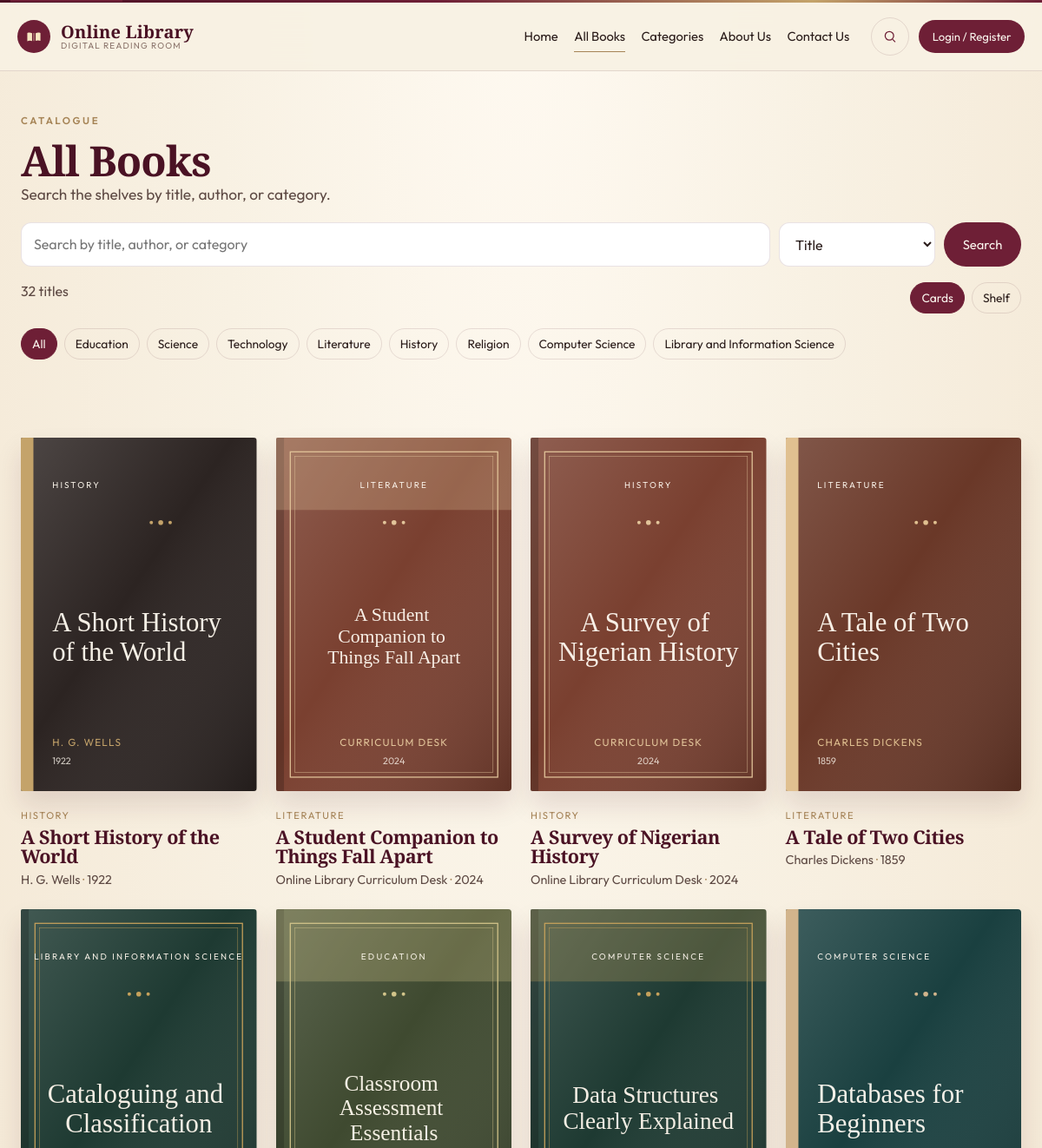
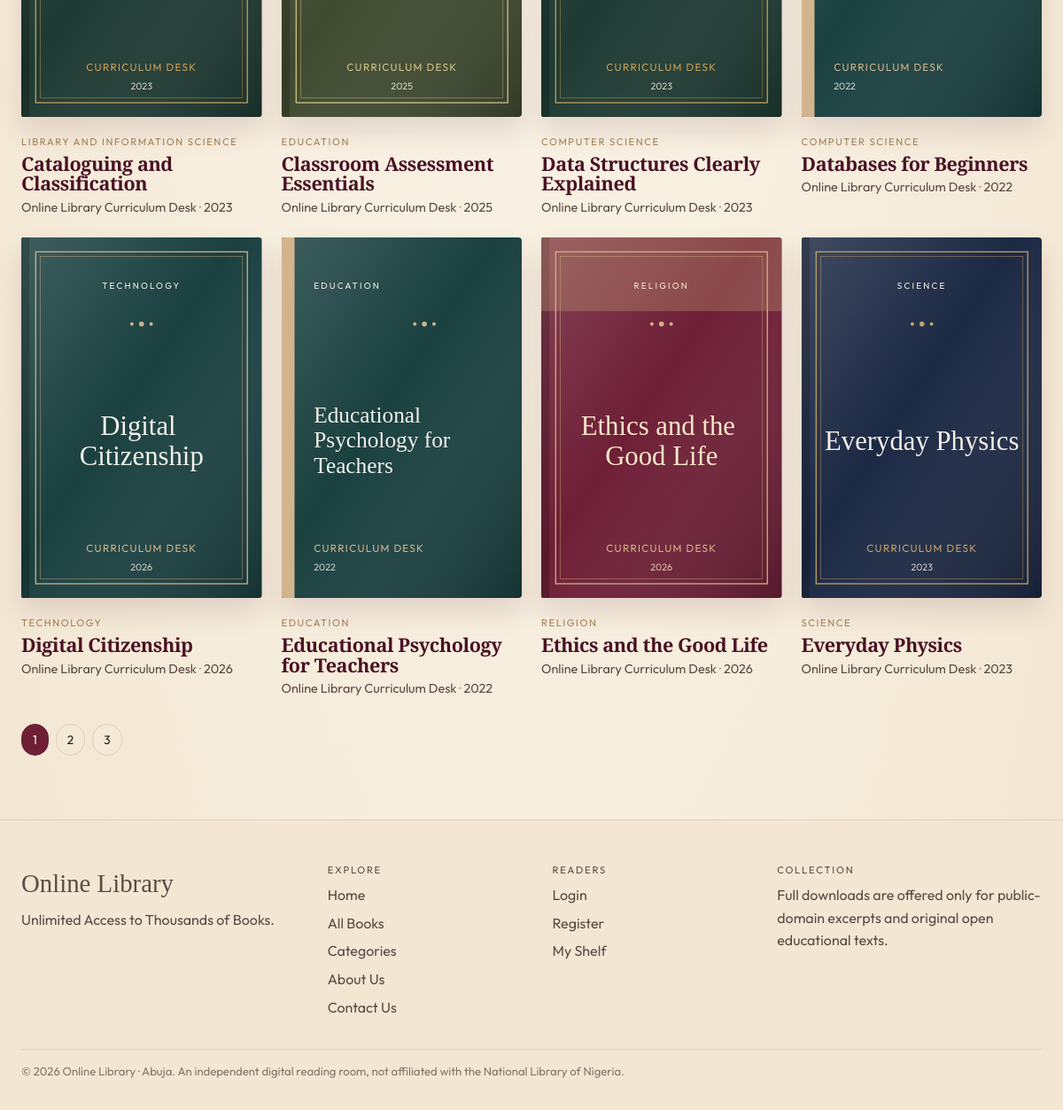
/books, run on the app's committed database (2 pictures, top to bottom).
### tables this page shows
CREATE TABLE books (
    id INTEGER PRIMARY KEY,
    title TEXT NOT NULL,
    short_title TEXT,
    author TEXT NOT NULL,
    year INTEGER,
    category TEXT NOT NULL,
    description TEXT NOT NULL,
    publisher TEXT,
    pages INTEGER,
    language TEXT DEFAULT 'English',
    call_number TEXT,
    featured INTEGER DEFAULT 0,
    popular INTEGER DEFAULT 0,
    downloadable INTEGER DEFAULT 0,
    cover_layout TEXT DEFAULT 'classic',
    cover_bg TEXT,
    cover_fg TEXT,
    cover_accent TEXT,
    cover_author TEXT,
    reads INTEGER DEFAULT 0,
    downloads INTEGER DEFAULT 0,
    text_format TEXT DEFAULT 'prose',
    source_note TEXT,
    gutenberg_id INTEGER,
    added_at TEXT NOT NULL
);

### app.py (the view)
@app.route("/books")
def books():
    return render_book_list(
        category=request.args.get("category", "").strip(),
        heading="All Books",
        lede="Search the shelves by title, author, or category.",
    )

### app.py (called while the page is built, shortened)
def get_db():
    if "db" not in g:
        g.db = connect()
    return g.db

def query(sql, args=()):
    return get_db().execute(sql, args).fetchall()

def current_user():
    uid = session.get("user_id")
    if not uid:
        return None
    return query_one("SELECT * FROM users WHERE id = ? AND active = 1", (uid,))

def csrf_token():
    if "csrf" not in session:
        session["csrf"] = secrets.token_hex(16)
    return session["csrf"]

@app.before_request
def csrf_protect():
    if request.method != "POST":
        return None

@app.context_processor
def inject_globals():
    return {
        "current_user": current_user(),
        "categories": CATEGORIES,
        "csrf": csrf_token(),
        "year": 2026,
        "palettes": PALETTES,
    }

@app.template_filter("title_lines")
def title_lines(title, width=16):
    words = (title or "").replace("—", "— ").split()
    lines, current = [], ""
    for word in words:
        trial = f"{current} {word}".strip()
        if len(trial) <= width or not current:
            current = trial
        else:
            lines.append(current)
            current = word
    if current:
        lines.append(current)
    return lines[:6] or [""]

@app.template_filter("title_size")
def title_size(lines):
    longest = max((len(line) for line in lines), default=0)
    count = len(lines)
    size = 34 if count <= 2 else 28 if count <= 3 else 24 if count <= 4 else 20
    if longest > 16:
        size -= 4
    if longest > 22:
        size -= 2
    return max(size, 18)

def bookmarked_ids(user):
    if not user:
        return set()
    rows = query("SELECT book_id FROM bookmarks WHERE user_id = ?", (user["id"],))
    return {row["book_id"] for row in rows}

### db.py (called while the page is built)
def connect():
    DATA.mkdir(parents=True, exist_ok=True)
    conn = sqlite3.connect(DB_PATH)
    conn.row_factory = sqlite3.Row
    conn.execute("PRAGMA foreign_keys = ON")
    return conn

### templates/books.html (shortened to what this page needs)
{% extends "base.html" %}
{% from "macros.html" import book_card %}
{% block content %}
<section class="mast">
  <div class="container">
    <p class="eyebrow">Catalogue</p>
    <h1>{{ heading }}</h1>
    <p class="lede">{{ lede }}</p>
    <form class="filter-bar" method="get" action="{{ request.path }}">
      <input id="books-q" name="q" type="search" value="{{ q }}" placeholder="Search by title, author, or category" data-suggest>
      <select id="sort" name="sort" onchange="this.form.submit()">
        <option value="title" {% if sort == 'title' %}selected{% endif %}>Title</option>
      </select>
      <button class="btn btn-primary" type="submit">Search</button>
    </form>
    <div class="toolbar">
      <p>{{ total }} title{% if total != 1 %}s{% endif %}{% if q %} for “{{ q }}”{% endif %}</p>
      <div class="view-toggle" role="group" aria-label="View">
        <a class="{% if view != 'shelf' %}is-on{% endif %}" href="{{ url_for(request.endpoint, slug=request.view_args.get('slug'), q=q, sort=sort, category=category, view='grid') }}">Cards</a>
        <a class="{% if view == 'shelf' %}is-on{% endif %}" href="{{ url_for(request.endpoint, slug=request.view_args.get('slug'), q=q, sort=sort, category=category, view='shelf') }}">Shelf</a>
      </div>
    </div>
    <div class="pills" aria-label="Filter by category">
      <a class="{% if not category %}is-on{% endif %}" href="{{ url_for('books', q=q, sort=sort, view=view) }}">All</a>
      {% for item in categories %}
      <a class="{% if category == item.name %}is-on{% endif %}" href="{{ url_for('category', slug=item.slug, q=q, sort=sort, view=view) }}">{{ item.name }}</a>
      {% endfor %}
    </div>
  </div>
</section>
<section class="section">
  <div class="container">
    {% if total == 0 %}
    <div class="empty">
      <h2>Nothing on this shelf</h2>
      <p>Try a shorter title, an author’s surname, or a category such as Literature.</p>
      <a class="btn btn-primary" href="{{ url_for('books') }}">Clear the search</a>
    </div>
    {% else %}
    <div class="card-grid">
      {% for book in books %}
      {{ book_card(book, saved=book.id in saved) }}
      {% endfor %}
    </div>
    {% if pages > 1 %}
    <nav class="pager" aria-label="Pages">
      {% for n in range(1, pages + 1) %}
      <a class="{% if n == page %}is-on{% endif %}" href="{{ url_for(request.endpoint, slug=request.view_args.get('slug'), q=q, sort=sort, category=category, view=view, page=n) }}">{{ n }}</a>
      {% endfor %}
    </nav>
    {% endif %}
    {% endif %}
  </div>
</section>
{% endblock %}

### templates/macros.html (shortened to what this page needs)
{% macro cover(book, label=true) %}
{% set lines = book.title|title_lines(15 if book.cover_layout == 'split' else 17) %}
{% set size = lines|title_size %}
<svg class="cover-svg layout-{{ book.cover_layout or 'classic' }}" viewBox="0 0 300 450" role="img" aria-label="{{ book.title }} by {{ book.author }}">
  <text x="{{ 40 if book.cover_layout == 'split' else 150 }}" y="64" text-anchor="{{ 'start' if book.cover_layout == 'split' else 'middle' }}" fill="{{ book.cover_fg }}" font-size="11" letter-spacing="2.4" font-family="Outfit, Georgia, sans-serif">{{ book.category|upper }}</text>
  {% set start = 250 - ((lines|length * size * 1.12) / 2) %}
  <text x="{{ 40 if book.cover_layout == 'split' else 150 }}" y="{{ start }}" text-anchor="{{ 'start' if book.cover_layout == 'split' else 'middle' }}" fill="{{ book.cover_fg }}" font-size="{{ size }}" font-family="Cormorant Garamond, Georgia, serif">
    {% for line in lines %}
    <tspan x="{{ 40 if book.cover_layout == 'split' else 150 }}" dy="{{ size if loop.first else size * 1.12 }}">{{ line }}</tspan>
    {% endfor %}
  </text>
  <text x="{{ 40 if book.cover_layout == 'split' else 150 }}" y="392" text-anchor="{{ 'start' if book.cover_layout == 'split' else 'middle' }}" fill="{{ book.cover_accent }}" font-size="13" letter-spacing="1.4" font-family="Outfit, Georgia, sans-serif">{{ (book.cover_author or book.author)|upper }}</text>
  <text x="{{ 40 if book.cover_layout == 'split' else 150 }}" y="416" text-anchor="{{ 'start' if book.cover_layout == 'split' else 'middle' }}" fill="{{ book.cover_fg }}" font-size="12" opacity="0.8" font-family="Outfit, Georgia, sans-serif">{{ book.year }}</text>
</svg>
{% endmacro %}
{% macro book_card(book, saved=false, fresh=false) %}
<article class="card">
  <a class="card-cover" href="{{ url_for('book_detail', book_id=book.id) }}">
    {{ cover(book) }}
  </a>
  <div class="card-meta">
    <p class="card-cat">{{ book.category }}</p>
    <h3><a href="{{ url_for('book_detail', book_id=book.id) }}">{{ book.title }}</a></h3>
    <p class="card-by">{{ book.author }} <span>·</span> {{ book.year }}</p>
  </div>
</article>
{% endmacro %}

### static/css/styles.css (style rules this page uses)
:root { --cream: #F8F1E3; --cream-deep: #F3E7D4; --paper: #FFFCF7; --beige: #E7D9C4; --burgundy: #6E1F36; --burgundy-deep: #4A1224; --burgundy-soft: #8C3A52; --ink: #2A1C1A; --ink-soft: #5E4A44; --muted: #8A736A; --gold: #A68456; --gold-bright: #C4A36A; --line: rgba(74, 18, 36, 0.12); --shadow: 0 18px 50px rgba(74, 18, 36, 0.08); --serif: "Cormorant Garamond", "Palatino Linotype", Palatino, Georgia, serif; --sans: "Outfit", "Segoe UI", sans-serif; --reading: "Source Serif 4", "Palatino Linotype", Georgia, serif; --header: 78px; }
* { box-sizing: border-box; }
html { scroll-behavior: smooth; }
body { margin: 0; background: radial-gradient(ellipse at 50% -10%, #fffaf2 0%, var(--cream) 42%, #f3e6d2 100%); color: var(--ink); font-family: var(--sans); font-weight: 400; line-height: 1.6; min-height: 100vh; }
a { color: var(--burgundy); text-decoration-thickness: 1px; text-underline-offset: 0.18em; }
button, input, select, textarea { font: inherit; color: inherit; }
h1, h2, h3, h4 { font-family: var(--serif); font-weight: 600; letter-spacing: -0.02em; line-height: 1.05; color: var(--burgundy-deep); }
p { margin: 0 0 0.8rem; }
.container { width: min(1180px, calc(100% - 48px)); margin-inline: auto; }
.btn, .icon-btn, .search-go, .search-bar button { display: inline-flex; align-items: center; justify-content: center; gap: 8px; border-radius: 999px; text-decoration: none; cursor: pointer; border: 1px solid transparent; }
.btn { padding: 0.82rem 1.3rem; font-size: 0.92rem; }
.btn-primary { background: var(--burgundy); color: #FBF6EE; }
.eyebrow { font-size: 0.72rem; letter-spacing: 0.22em; text-transform: uppercase; color: var(--gold); font-weight: 600; margin-bottom: 0.7rem; }
.search-bar input, .overlay-search input, .filter-bar input, .stack-form input, .stack-form select, .form-card input, .form-card select, .form-card textarea { width: 100%; border: 0; background: transparent; padding: 12px 8px; outline: none; }
.section { padding: 72px 0; }
.section-head h2, .mast h1, .detail h1 { font-size: clamp(2.3rem, 4vw, 3.6rem); margin: 0; }
.card-grid, .scroller { display: grid; gap: 22px; }
.card-grid { grid-template-columns: repeat(4, 1fr); }
.card { min-width: 0; }
.card-cover { position: relative; display: block; text-decoration: none; }
.card-cover .cover-svg { width: 100%; height: auto; border-radius: 2px 4px 4px 2px; box-shadow: 0 16px 30px rgba(74, 18, 36, 0.12); transition: transform 0.25s ease, box-shadow 0.25s ease; }
.card-meta { padding-top: 12px; }
.card-cat { font-size: 0.7rem; letter-spacing: 0.14em; text-transform: uppercase; color: var(--gold); margin: 0 0 4px; }
.card-meta h3 { margin: 0 0 4px; font-size: 1.35rem; }
.card-meta h3 a { color: inherit; text-decoration: none; }
.card-by { color: var(--ink-soft); font-size: 0.9rem; margin: 0; }
.card-by span { color: var(--gold); }
.mast { padding: 48px 0 10px; }
.lede { font-size: 1.08rem; color: var(--ink-soft); max-width: 42rem; }
.filter-bar { display: grid; grid-template-columns: 1fr 180px auto; gap: 10px; margin-top: 18px; position: relative; }
.filter-bar input, .filter-bar select, .form-card input, .form-card select, .form-card textarea, .stack-form input, .stack-form select { background: white; border: 1px solid var(--line); border-radius: 12px; padding: 12px 14px; }
.toolbar { display: flex; justify-content: space-between; align-items: center; gap: 12px; margin: 16px 0; color: var(--ink-soft); }
.view-toggle, .pills, .pager { display: flex; flex-wrap: wrap; gap: 8px; }
.view-toggle a, .pills a, .pager a { text-decoration: none; border: 1px solid var(--line); border-radius: 999px; padding: 6px 12px; color: var(--ink); font-size: 0.86rem; }
.view-toggle a.is-on, .pills a.is-on, .pager a.is-on { background: var(--burgundy); color: #FBF6EE; border-color: var(--burgundy); }
.pills { margin-bottom: 8px; }
.pager { margin-top: 28px; }

### data on the page
books: category "HISTORY", lines "A Short History" "of the World", cover_author "H. G. WELLS", year "1922", title "A Short History of the World", author "H. G. Wells"
books: category "LITERATURE", lines "A Student" "Companion to" "Things Fall Apart", cover_author "CURRICULUM DESK", year "2024", title "A Student Companion to Things Fall Apart", author "Online Library Curriculum Desk"
books: category "HISTORY", lines "A Survey of" "Nigerian History", cover_author "CURRICULUM DESK", year "2024", title "A Survey of Nigerian History", author "Online Library Curriculum Desk"
books: category "LITERATURE", lines "A Tale of Two" "Cities", cover_author "CHARLES DICKENS", year "1859", title "A Tale of Two Cities", author "Charles Dickens"
books: category "LIBRARY AND INFORMATION SCIENCE", lines "Cataloguing and" "Classification", cover_author "CURRICULUM DESK", year "2023", title "Cataloguing and Classification", author "Online Library Curriculum Desk"
books: category "EDUCATION", lines "Classroom" "Assessment" "Essentials", cover_author "CURRICULUM DESK", year "2025", title "Classroom Assessment Essentials", author "Online Library Curriculum Desk"
books: category "COMPUTER SCIENCE", lines "Data Structures" "Clearly Explained", cover_author "CURRICULUM DESK", year "2023", title "Data Structures Clearly Explained", author "Online Library Curriculum Desk"
books: category "COMPUTER SCIENCE", lines "Databases for" "Beginners", cover_author "CURRICULUM DESK", year "2022", title "Databases for Beginners", author "Online Library Curriculum Desk"
books: category "TECHNOLOGY", lines "Digital" "Citizenship", cover_author "CURRICULUM DESK", year "2026", title "Digital Citizenship", author "Online Library Curriculum Desk"
books: category "EDUCATION", lines "Educational" "Psychology for" "Teachers", cover_author "CURRICULUM DESK", year "2022", title "Educational Psychology for Teachers", author "Online Library Curriculum Desk"
books: category "RELIGION", lines "Ethics and the" "Good Life", cover_author "CURRICULUM DESK", year "2026", title "Ethics and the Good Life", author "Online Library Curriculum Desk"
books: category "SCIENCE", lines "Everyday Physics", cover_author "CURRICULUM DESK", year "2023", title "Everyday Physics", author "Online Library Curriculum Desk"

### other printed values
{{ heading }} "All Books"
{{ lede }} "Search the shelves by title, author, or category."
{{ total }} "32"
{{ item.name }} "Education" "Science" "Technology" "Literature" "History" "Religion" "Computer Science" "Library and Information Science"
{{ n }} "1" "2" "3"
{{ year }} "2026"
